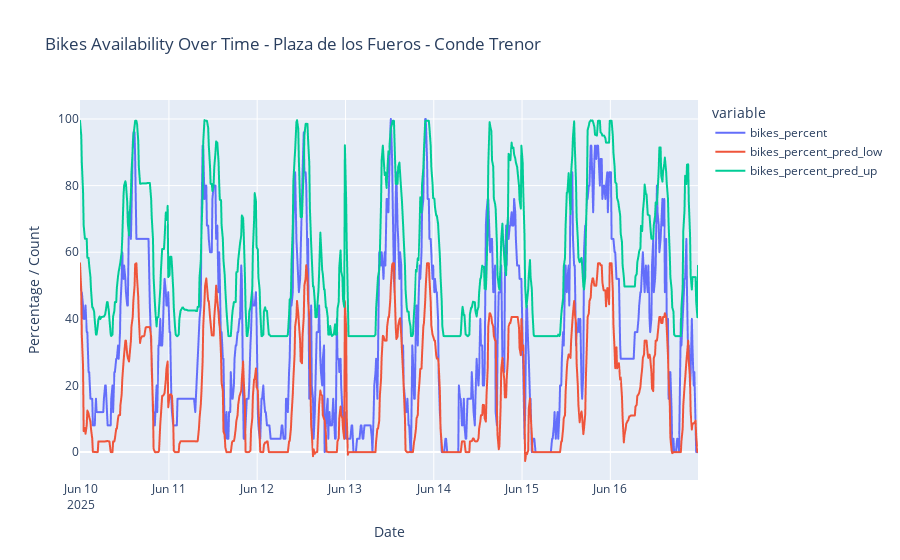
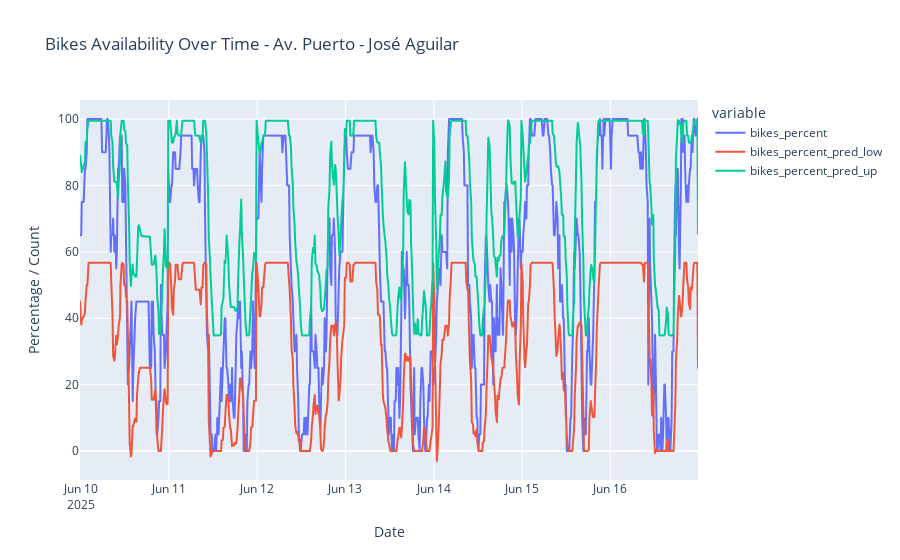
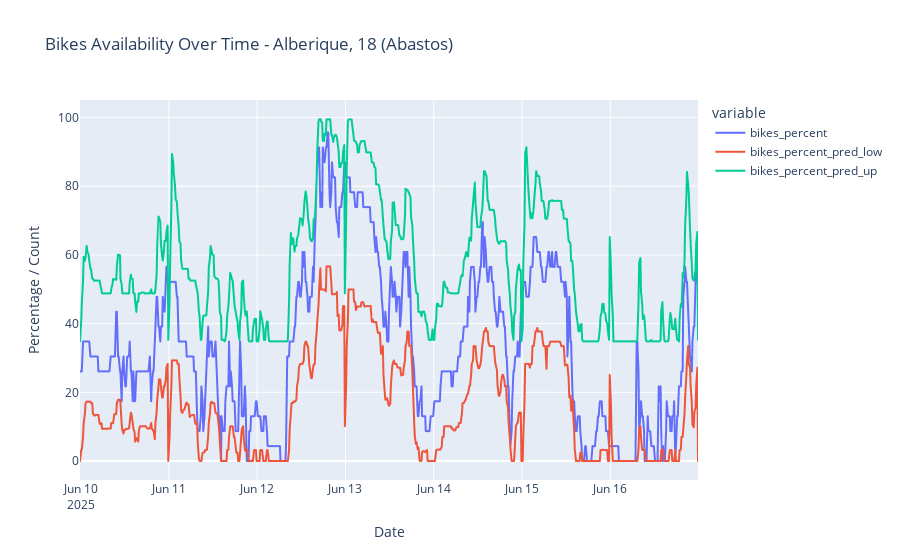
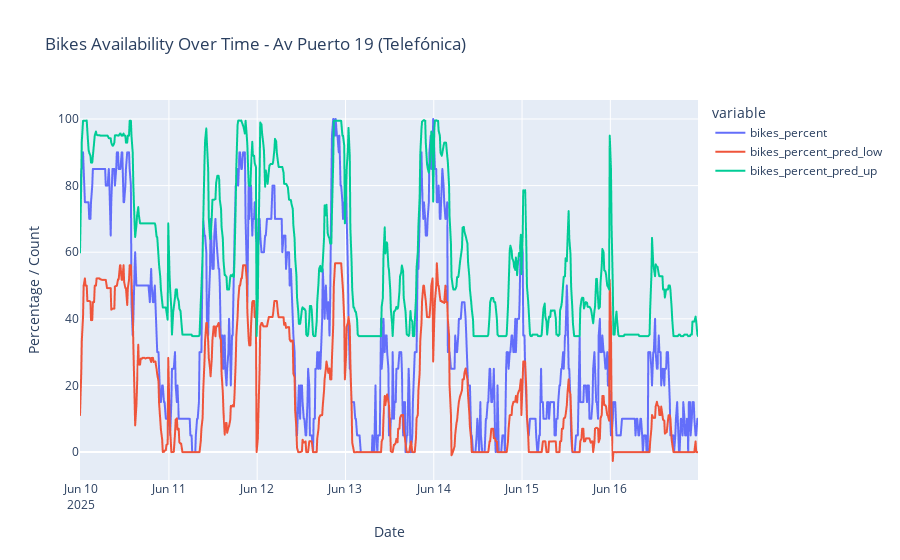

These figures' notebook cell, in order:
### Code cell
# multiple pick
picks = estaciones[:5]
for pick in picks:
    filtered_series = test["Direccion"] == pick
    filtered_test = test[filtered_series]
    
    fig = px.line(
        filtered_test,
        x="fecha_actualizacion",
        y=["bikes_percent", "bikes_percent_pred_low", "bikes_percent_pred_up"],
        title=f"Bikes Availability Over Time - {pick}",
        labels={"fecha_actualizacion": "Date", "value": "Percentage / Count"},
    )
    
    fig.show()

### Figure 1 — Plotly figure (JSON) as saved in the notebook; plotly's stock layout.template omitted (floating-point values rounded to 4 significant figures; data arrays with more than 128 entries replaced by an {"elided": "..."} marker saying what was removed)
{"data": [{"hovertemplate": "variable=bikes_percent<br>Date=%{x}<br>Percentage / Count=%{y}<extra></extra>", "legendgroup": "bikes_percent", "line": {"color": "#636efa", "dash": "solid"}, "marker": {"symbol": "circle"}, "mode": "lines", "name": "bikes_percent", "showlegend": true, "type": "scattergl", "x": {"elided": "673 str values"}, "xaxis": "x", "y": {"elided": "673 float values"}, "yaxis": "y"}, {"hovertemplate": "variable=bikes_percent_pred_low<br>Date=%{x}<br>Percentage / Count=%{y}<extra></extra>", "legendgroup": "bikes_percent_pred_low", "line": {"color": "#EF553B", "dash": "solid"}, "marker": {"symbol": "circle"}, "mode": "lines", "name": "bikes_percent_pred_low", "showlegend": true, "type": "scattergl", "x": {"elided": "673 str values"}, "xaxis": "x", "y": {"elided": "673 float values"}, "yaxis": "y"}, {"hovertemplate": "variable=bikes_percent_pred_up<br>Date=%{x}<br>Percentage / Count=%{y}<extra></extra>", "legendgroup": "bikes_percent_pred_up", "line": {"color": "#00cc96", "dash": "solid"}, "marker": {"symbol": "circle"}, "mode": "lines", "name": "bikes_percent_pred_up", "showlegend": true, "type": "scattergl", "x": {"elided": "673 str values"}, "xaxis": "x", "y": {"elided": "673 float values"}, "yaxis": "y"}], "layout": {"legend": {"title": {"text": "variable"}, "tracegroupgap": 0}, "title": {"text": "Bikes Availability Over Time - Plaza de los Fueros - Conde Trenor"}, "xaxis": {"anchor": "y", "domain": [0, 1], "title": {"text": "Date"}}, "yaxis": {"anchor": "x", "domain": [0, 1], "title": {"text": "Percentage / Count"}}}}

### Figure 2 — Plotly figure (JSON) as saved in the notebook; plotly's stock layout.template omitted (floating-point values rounded to 4 significant figures; data arrays with more than 128 entries replaced by an {"elided": "..."} marker saying what was removed)
{"data": [{"hovertemplate": "variable=bikes_percent<br>Date=%{x}<br>Percentage / Count=%{y}<extra></extra>", "legendgroup": "bikes_percent", "line": {"color": "#636efa", "dash": "solid"}, "marker": {"symbol": "circle"}, "mode": "lines", "name": "bikes_percent", "showlegend": true, "type": "scattergl", "x": {"elided": "673 str values"}, "xaxis": "x", "y": {"elided": "673 float values"}, "yaxis": "y"}, {"hovertemplate": "variable=bikes_percent_pred_low<br>Date=%{x}<br>Percentage / Count=%{y}<extra></extra>", "legendgroup": "bikes_percent_pred_low", "line": {"color": "#EF553B", "dash": "solid"}, "marker": {"symbol": "circle"}, "mode": "lines", "name": "bikes_percent_pred_low", "showlegend": true, "type": "scattergl", "x": {"elided": "673 str values"}, "xaxis": "x", "y": {"elided": "673 float values"}, "yaxis": "y"}, {"hovertemplate": "variable=bikes_percent_pred_up<br>Date=%{x}<br>Percentage / Count=%{y}<extra></extra>", "legendgroup": "bikes_percent_pred_up", "line": {"color": "#00cc96", "dash": "solid"}, "marker": {"symbol": "circle"}, "mode": "lines", "name": "bikes_percent_pred_up", "showlegend": true, "type": "scattergl", "x": {"elided": "673 str values"}, "xaxis": "x", "y": {"elided": "673 float values"}, "yaxis": "y"}], "layout": {"legend": {"title": {"text": "variable"}, "tracegroupgap": 0}, "title": {"text": "Bikes Availability Over Time - Av. Puerto - José Aguilar"}, "xaxis": {"anchor": "y", "domain": [0, 1], "title": {"text": "Date"}}, "yaxis": {"anchor": "x", "domain": [0, 1], "title": {"text": "Percentage / Count"}}}}

### Figure 3 — Plotly figure (JSON) as saved in the notebook; plotly's stock layout.template omitted (floating-point values rounded to 4 significant figures; data arrays with more than 128 entries replaced by an {"elided": "..."} marker saying what was removed)
{"data": [{"hovertemplate": "variable=bikes_percent<br>Date=%{x}<br>Percentage / Count=%{y}<extra></extra>", "legendgroup": "bikes_percent", "line": {"color": "#636efa", "dash": "solid"}, "marker": {"symbol": "circle"}, "mode": "lines", "name": "bikes_percent", "showlegend": true, "type": "scattergl", "x": {"elided": "673 str values"}, "xaxis": "x", "y": {"elided": "673 float values"}, "yaxis": "y"}, {"hovertemplate": "variable=bikes_percent_pred_low<br>Date=%{x}<br>Percentage / Count=%{y}<extra></extra>", "legendgroup": "bikes_percent_pred_low", "line": {"color": "#EF553B", "dash": "solid"}, "marker": {"symbol": "circle"}, "mode": "lines", "name": "bikes_percent_pred_low", "showlegend": true, "type": "scattergl", "x": {"elided": "673 str values"}, "xaxis": "x", "y": {"elided": "673 float values"}, "yaxis": "y"}, {"hovertemplate": "variable=bikes_percent_pred_up<br>Date=%{x}<br>Percentage / Count=%{y}<extra></extra>", "legendgroup": "bikes_percent_pred_up", "line": {"color": "#00cc96", "dash": "solid"}, "marker": {"symbol": "circle"}, "mode": "lines", "name": "bikes_percent_pred_up", "showlegend": true, "type": "scattergl", "x": {"elided": "673 str values"}, "xaxis": "x", "y": {"elided": "673 float values"}, "yaxis": "y"}], "layout": {"legend": {"title": {"text": "variable"}, "tracegroupgap": 0}, "title": {"text": "Bikes Availability Over Time - Alberique, 18 (Abastos)"}, "xaxis": {"anchor": "y", "domain": [0, 1], "title": {"text": "Date"}}, "yaxis": {"anchor": "x", "domain": [0, 1], "title": {"text": "Percentage / Count"}}}}

### Figure 4 — Plotly figure (JSON) as saved in the notebook; plotly's stock layout.template omitted (floating-point values rounded to 4 significant figures; data arrays with more than 128 entries replaced by an {"elided": "..."} marker saying what was removed)
{"data": [{"hovertemplate": "variable=bikes_percent<br>Date=%{x}<br>Percentage / Count=%{y}<extra></extra>", "legendgroup": "bikes_percent", "line": {"color": "#636efa", "dash": "solid"}, "marker": {"symbol": "circle"}, "mode": "lines", "name": "bikes_percent", "showlegend": true, "type": "scattergl", "x": {"elided": "673 str values"}, "xaxis": "x", "y": {"elided": "673 float values"}, "yaxis": "y"}, {"hovertemplate": "variable=bikes_percent_pred_low<br>Date=%{x}<br>Percentage / Count=%{y}<extra></extra>", "legendgroup": "bikes_percent_pred_low", "line": {"color": "#EF553B", "dash": "solid"}, "marker": {"symbol": "circle"}, "mode": "lines", "name": "bikes_percent_pred_low", "showlegend": true, "type": "scattergl", "x": {"elided": "673 str values"}, "xaxis": "x", "y": {"elided": "673 float values"}, "yaxis": "y"}, {"hovertemplate": "variable=bikes_percent_pred_up<br>Date=%{x}<br>Percentage / Count=%{y}<extra></extra>", "legendgroup": "bikes_percent_pred_up", "line": {"color": "#00cc96", "dash": "solid"}, "marker": {"symbol": "circle"}, "mode": "lines", "name": "bikes_percent_pred_up", "showlegend": true, "type": "scattergl", "x": {"elided": "673 str values"}, "xaxis": "x", "y": {"elided": "673 float values"}, "yaxis": "y"}], "layout": {"legend": {"title": {"text": "variable"}, "tracegroupgap": 0}, "title": {"text": "Bikes Availability Over Time - Av Puerto 19 (Telefónica)"}, "xaxis": {"anchor": "y", "domain": [0, 1], "title": {"text": "Date"}}, "yaxis": {"anchor": "x", "domain": [0, 1], "title": {"text": "Percentage / Count"}}}}
